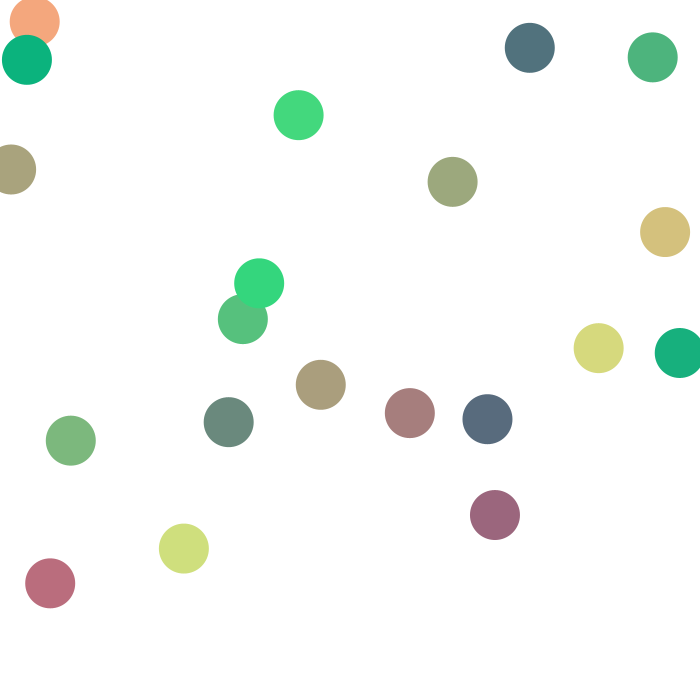
Frame 1 (no input)
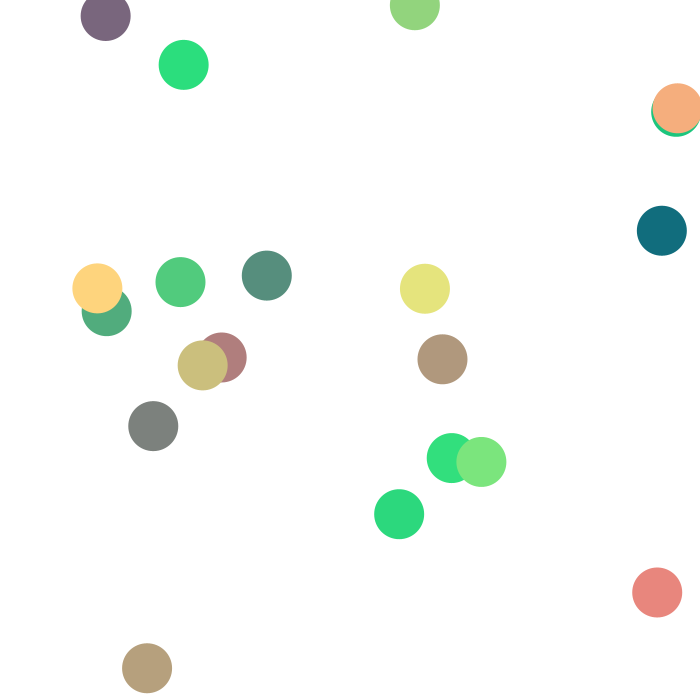
Frame 60 (the mouse pressed at the canvas centre just before this capture)
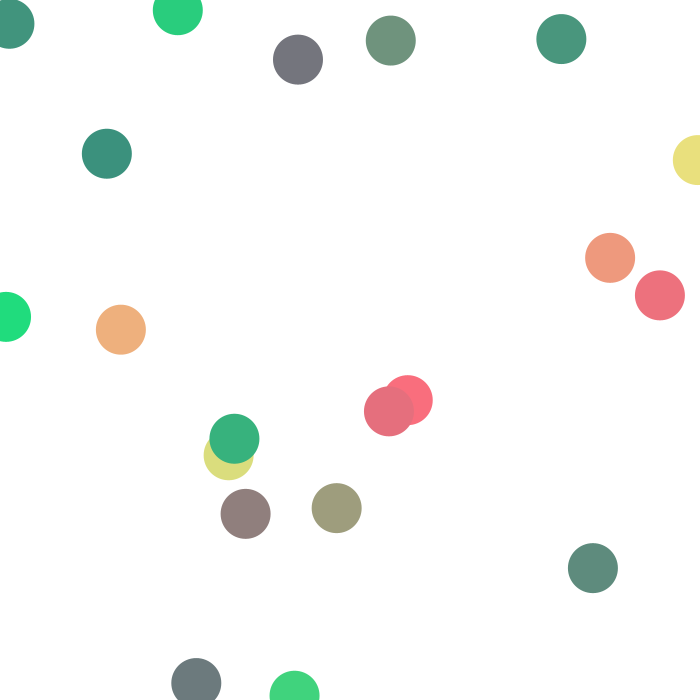
Frame 120 (the mouse held since frame 60 and released just before this capture)

The Processing sketch that drew these frames (run headless with seeded random() and noise(); from frame 60 on, the mouse is pressed at the canvas centre):

// Processing sketch: Arrays
// ── Arrays.pde
// Inicializamos las variables

int numBubbles = 20;

float[] xPositions; // esos corchetes son para crear un array -> "armario" de variables
float[] yPositions;

float[] speedX;
float[] speedY;

int[] directionX;
int[] directionY;

void setup() {
  size (700, 700);
  background(0);
  noStroke();

  // Definimos el tamaño del array
  xPositions = new float[numBubbles];
  yPositions = new float[numBubbles];

  speedX = new float[numBubbles];
  speedY = new float[numBubbles];

  directionX = new int [numBubbles];
  directionY = new int [numBubbles];

  // Creamos los valores
  for (int i= 0; i < xPositions.length; i++) {
    xPositions[i] = random(width);
    yPositions[i] = random(height);
    speedX[i] = random(5);
    speedY[i] = random(5);
    directionX[i] = (random(1)> 0.5) ? 1 : -1;
    directionY[i] = (random(1)> 0.5) ? 1 : -1;

    //println(directionX[i]);
  }
}

void draw() {
  background(255);

  for (int i= 0; i < numBubbles; i++) {

    fill(random(5, 255), random(100, 230), random(125, 70));
    ellipse(xPositions[i], yPositions[i], 50, 50);

    xPositions[i] = xPositions[i] + speedX[i] * directionX[i];
    yPositions[i] = yPositions[i] + speedY[i] * directionY[i];

    // Rebote cuando llega al extremo derecho O al extremo izquierdo
    if (xPositions[i] >= width               || xPositions[i] <= 0) {
      directionX[i] = directionX[i] * -1;
    }

    // Rebote cuando llega arriba O abajo
    if (yPositions[i] >= height  || yPositions[i] <= 0) {
      directionY[i] = directionY[i] * -1;
    }
  }
}
